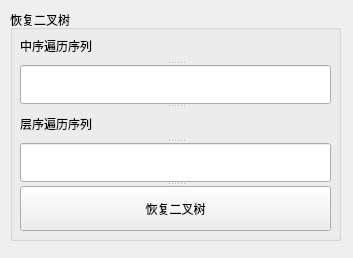
<?xml version="1.0" encoding="UTF-8"?>
<ui version="4.0">
 <class>BinaryTreeUI</class>
 <widget class="QWidget" name="BinaryTreeUI">
  <property name="geometry">
   <rect>
    <x>0</x>
    <y>0</y>
    <width>353</width>
    <height>258</height>
   </rect>
  </property>
  <property name="windowTitle">
   <string>Form</string>
  </property>
  <widget class="QGroupBox" name="groupBox">
   <property name="geometry">
    <rect>
     <x>10</x>
     <y>10</y>
     <width>331</width>
     <height>231</height>
    </rect>
   </property>
   <property name="title">
    <string>恢复二叉树</string>
   </property>
   <widget class="QSplitter" name="splitter">
    <property name="geometry">
     <rect>
      <x>10</x>
      <y>20</y>
      <width>311</width>
      <height>201</height>
     </rect>
    </property>
    <property name="orientation">
     <enum>Qt::Vertical</enum>
    </property>
    <widget class="QLabel" name="label_3">
     <property name="text">
      <string>中序遍历序列</string>
     </property>
    </widget>
    <widget class="QLineEdit" name="inorderSeqEdit"/>
    <widget class="QLabel" name="label_4">
     <property name="text">
      <string>层序遍历序列</string>
     </property>
    </widget>
    <widget class="QLineEdit" name="layerorderSeqEdit">
     <property name="text">
      <string/>
     </property>
    </widget>
    <widget class="QPushButton" name="recoverTreeButton">
     <property name="text">
      <string>恢复二叉树</string>
     </property>
    </widget>
   </widget>
  </widget>
 </widget>
 <resources/>
 <connections>
  <connection>
   <sender>recoverTreeButton</sender>
   <signal>clicked()</signal>
   <receiver>BinaryTreeUI</receiver>
   <slot>on_recoverTree_btn_clicked()</slot>
   <hints>
    <hint type="sourcelabel">
     <x>305</x>
     <y>352</y>
    </hint>
    <hint type="destinationlabel">
     <x>372</x>
     <y>383</y>
    </hint>
   </hints>
  </connection>
 </connections>
 <slots>
  <slot>on_binarytree_create_btn_clicked()</slot>
  <slot>on_binarytree_delete_btn_clicked()</slot>
  <slot>on_binarytree_node_delete_btn_clicked()</slot>
  <slot>on_binarytree_SimulationTree_creat_btn_clicked()</slot>
  <slot>on_bigroottree_create_btn_clicked()</slot>
  <slot>on_bigroottree_insert_btn_clicked()</slot>
  <slot>on_bigroottree_remove_btn_clicked()</slot>
  <slot>on_Btree_create_btn_clicked()</slot>
  <slot>on_Btree_insert_btn_clicked()</slot>
  <slot>on_Btree_remove_btn_clicked()</slot>
  <slot>on_Btree_destroy_btn_clicked()</slot>
  <slot>on_binarytree_node_search_btn_clicked()</slot>
  <slot>on_Btree_search_btn_clicked()</slot>
  <slot>on_recoverTree_btn_clicked()</slot>
 </slots>
</ui>
